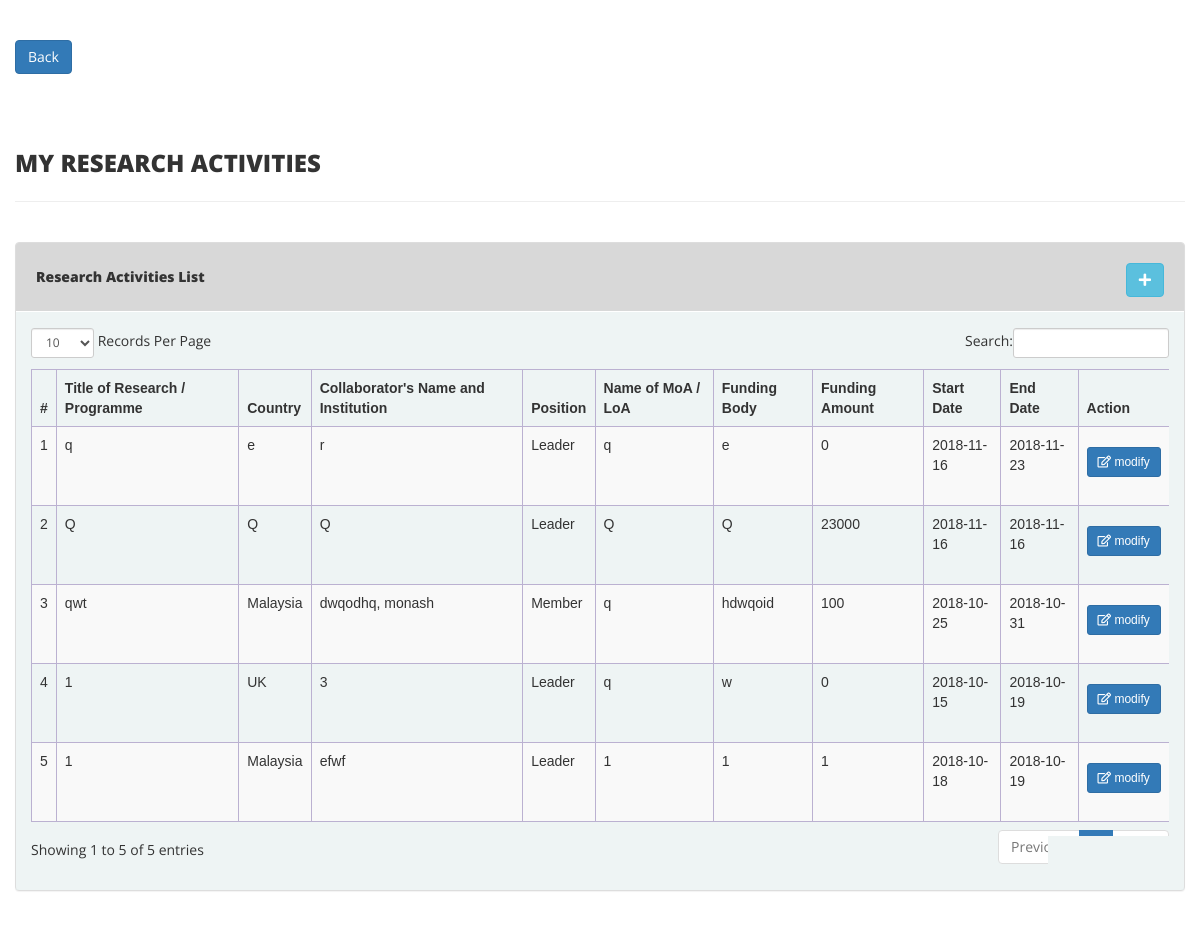
The app's page /fyp_HW/view-research-activities-details.php (signed in) with its own data.
### tables this page shows
CREATE TABLE `research_activities` (
  `id` int(11) NOT NULL,
  `researchTitle` varchar(255) NOT NULL,
  `country` varchar(255) NOT NULL,
  `collabName` varchar(255) NOT NULL,
  `position` varchar(255) NOT NULL,
  `moa_loa` varchar(255) NOT NULL,
  `fundingBody` varchar(255) NOT NULL,
  `fundingAmount` varchar(11) NOT NULL,
  `startDate` date NOT NULL,
  `endDate` date NOT NULL,
  `user_ID` varchar(255) NOT NULL
);

### fyp_HW/view-research-activities-details.php (the view, shortened to what this page needs)
<?php
include('inc/config.php');
if(strlen($_SESSION['user_ID'])==0)
{
    header('location:index.php');
}
else{
    ?>
    <!DOCTYPE html>
    <html xmlns="http://www.w3.org/1999/xhtml">
    <head>
        <link href="assets/assets/css/bootstrap.css" rel="stylesheet" />
        <link href="assets/assets/css/font-awesome.css" rel="stylesheet" />
        <link href="assets/assets/js/dataTables/dataTables.bootstrap.css" rel="stylesheet" />
        <link href="assets/assets/css/style.css" rel="stylesheet" />
        <link rel="stylesheet" href="https://use.fontawesome.com/releases/v5.5.0/css/all.css">
    </head>
    <body>
    <div class="content-wrapper">
        <div class="container-fluid">
            <a class="btn btn-primary" href="dashboard.php" role="button">Back</a> <br><br><br>
            <div class="row pad-botm">
                <div class="col-md-12">
                    <h3 class="header-line"> My Research Activities</h3>
                </div>
                <div class="row">
                </div>
            </div>
            <div class="row">
                <div class="col-md-12">
                    <div class="panel panel-default">
                        <div class="panel-heading" style="padding: 20px;" >
                            Research Activities List
                            <a href="researchActivities.php">
                                <button type="submit"  class="btn btn-info btn- update" style="float: right;">
                                    <i class="fa fa-plus"></i>
                                </button>
                            </a>
                        </div>
                        <div class="panel-body">
                            <div class="table-responsive">
                                <table class="table table-striped table-bordered table-hover" id="dataTables-example">
                                    <thead>
                                    <tr>
                                        <th>#</th>
                                        <th>Title of Research / Programme</th>
                                        <th>Country</th>
                                        <th>Collaborator's Name and Institution</th>
                                        <th>Position</th>
                                        <th>Name of MoA / LoA</th>
                                        <th>Funding Body</th>
                                        <th>Funding Amount</th>
                                        <th>Start Date</th>
                                        <th>End Date</th>
                                        <th>Action</th>
                                    </tr>
                                    </thead>
                                    <tbody>
                                    <?php
                                    $user_ID = $_SESSION['user_ID'];
                                    $sql = "SELECT * from research_activities where user_ID = $user_ID order by id desc;";
                                    $query = $dbh -> prepare($sql);
                                    $query->execute();
                                    $results=$query->fetchAll(PDO::FETCH_OBJ);
                                    $cnt=1;
                                    if($query->rowCount() > 0) {
                                        foreach($results as $result) {
                                            ?>
                                            <tr class="odd gradeX">
                                                <td class="center"><?php echo htmlentities($cnt);?></td>
                                                <td class="center"><?php echo htmlentities($result->researchTitle);?></td>
                                                <td class="center"><?php echo htmlentities($result->country);?></td>
                                                <td class="center"><?php echo htmlentities($result->collabName);?></td>
                                                <td class="center"><?php echo htmlentities($result->position);?></td>
                                                <td class="center"><?php echo htmlentities($result->moa_loa);?></td>
                                                <td class="center"><?php echo htmlentities($result->fundingBody);?></td>
                                                <td class="center"><?php echo htmlentities($result->fundingAmount);?></td>
                                                <td class="center"><?php echo htmlentities($result->startDate);?></td>
                                                <td class="center"><?php echo htmlentities($result->endDate);?></td>
                                                <td class="center">
                                                    <form action="manage-researchActivities.php"  method="get">
                                                        <button style="margin-top: 12px;" type="submit" class="btn btn-primary btn-sm update"><i class="far fa-edit"></i> modify</button>
                                                    </form>
                                                    <br/>
                                                </td>
                                            </tr>
                                            <?php $cnt=$cnt+1;}} ?>
                                    </tbody>
                                </table>
                            </div>
                        </div>
                    </div>
                </div>
            </div>
        </div>
    </div>
    </body>
    </html>
<?php } ?>

### fyp_HW/assets/assets/css/style.css (style rules this page uses)
.content-wrapper { margin-top: 40px; min-height:800px; padding-bottom:90px; }
.header-line { font-weight:900; padding-bottom:25px; border-bottom:1px solid #eeeeee; text-transform:uppercase; }
.pad-botm { padding-bottom:30px; }
.panel { background-color: #f0f0f0; }
.panel-default > .panel-heading { color: #333; font-weight: 800; background-color: #d8d8d8; border-color: #fff; }
table { font-family: 'Poppins', sans-serif; }
table.table-bordered { border:1px solid #bbb1d1; margin-top:20px; }
table.table-bordered > thead > tr > th { border:1px solid #bbb1d1; }
table.table-bordered > tbody > tr > td { border:1px solid #bbb1d1; }
.panel-body { background-color: #e6fbfc4d; }

### records on screen
research_activities: researchTitle "q", country "e", collabName "r", position "Leader", moa_loa "q", fundingBody "e", fundingAmount "0", startDate "2018-11-16", endDate "2018-11-23"
research_activities: researchTitle "Q", country "Q", collabName "Q", position "Leader", moa_loa "Q", fundingBody "Q", fundingAmount "23000", startDate "2018-11-16", endDate "2018-11-16"
research_activities: researchTitle "qwt", country "Malaysia", collabName "dwqodhq, monash", position "Member", moa_loa "q", fundingBody "hdwqoid", fundingAmount "100", startDate "2018-10-25", endDate "2018-10-31"
research_activities: researchTitle "1", country "UK", collabName "3", position "Leader", moa_loa "q", fundingBody "w", fundingAmount "0", startDate "2018-10-15", endDate "2018-10-19"
research_activities: researchTitle "1", country "Malaysia", collabName "efwf", position "Leader", moa_loa "1", fundingBody "1", fundingAmount "1", startDate "2018-10-18", endDate "2018-10-19"
